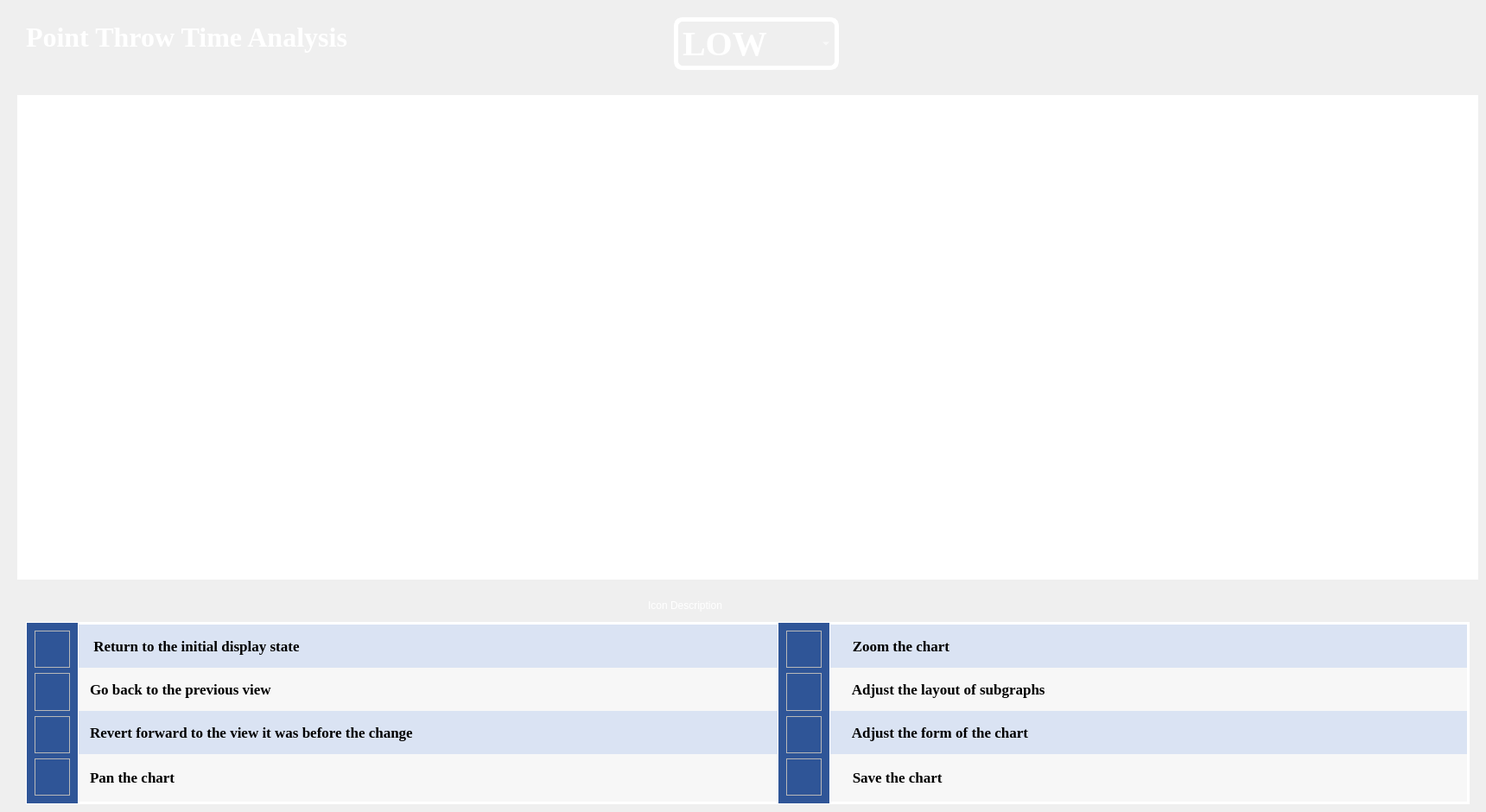
    <widget class="QWidget" name="page_8">
     <widget class="QLabel" name="label_10">
      <property name="geometry">
       <rect>
        <x>30</x>
        <y>20</y>
        <width>471</width>
        <height>45</height>
       </rect>
      </property>
      <property name="font">
       <font>
        <family>Times New Roman</family>
        <pointsize>24</pointsize>
        <weight>75</weight>
        <italic>false</italic>
        <bold>true</bold>
       </font>
      </property>
      <property name="styleSheet">
       <string notr="true">font: bold 24pt &quot;Times New Roman&quot;;
color: rgb(255, 255, 255);</string>
      </property>
      <property name="text">
       <string>Point Throw Time Analysis</string>
      </property>
     </widget>
     <widget class="QComboBox" name="comboBox_25">
      <property name="geometry">
       <rect>
        <x>780</x>
        <y>20</y>
        <width>191</width>
        <height>61</height>
       </rect>
      </property>
      <property name="font">
       <font>
        <family>Times New Roman</family>
        <pointsize>30</pointsize>
        <weight>75</weight>
        <bold>true</bold>
       </font>
      </property>
      <property name="styleSheet">
       <string notr="true">
QComboBox {
    padding: 5px;
    border: 5px solid rgb(255, 255, 255);
    border-radius: 10px;
background-color:transparent;
color:rgb(255, 255, 255)
}
QComboBox::drop-down {
    width: 20px;  /* 下拉箭头宽度 */
}</string>
      </property>
      <item>
       <property name="text">
        <string>LOW</string>
       </property>
      </item>
      <item>
       <property name="text">
        <string>SHS</string>
       </property>
      </item>
      <item>
       <property name="text">
        <string>KOT</string>
       </property>
      </item>
      <item>
       <property name="text">
        <string>UNI</string>
       </property>
      </item>
      <item>
       <property name="text">
        <string>TAP</string>
       </property>
      </item>
      <item>
       <property name="text">
        <string>ADM</string>
       </property>
      </item>
      <item>
       <property name="text">
        <string>EXC</string>
       </property>
      </item>
      <item>
       <property name="text">
        <string>NHUH</string>
       </property>
      </item>
      <item>
       <property name="text">
        <string>MKK</string>
       </property>
      </item>
      <item>
       <property name="text">
        <string>TAW</string>
       </property>
      </item>
      <item>
       <property name="text">
        <string>SHT</string>
       </property>
      </item>
      <item>
       <property name="text">
        <string>FOT</string>
       </property>
      </item>
      <item>
       <property name="text">
        <string>FAN</string>
       </property>
      </item>
      <item>
       <property name="text">
        <string>LMC</string>
       </property>
      </item>
      <item>
       <property name="text">
        <string>HUH</string>
       </property>
      </item>
      <item>
       <property name="text">
        <string>RAC</string>
       </property>
      </item>
      <item>
       <property name="text">
        <string>TWO</string>
       </property>
      </item>
     </widget>
     <widget class="QLabel" name="label_34">
      <property name="geometry">
       <rect>
        <x>750</x>
        <y>680</y>
        <width>281</width>
        <height>41</height>
       </rect>
      </property>
      <property name="styleSheet">
       <string notr="true">font: bold 24pt &quot;Times New Roman&quot;;
color: rgb(255, 255, 255);</string>
      </property>
      <property name="text">
       <string>Icon Description</string>
      </property>
     </widget>
     <widget class="QFrame" name="frame_29">
      <property name="geometry">
       <rect>
        <x>20</x>
        <y>110</y>
        <width>1691</width>
        <height>561</height>
       </rect>
      </property>
      <property name="styleSheet">
       <string notr="true">#frame_29{
 border-radius: 0px;           /* 直角边框 */
	background-color: rgb(255, 255, 255);
}</string>
      </property>
      <property name="frameShape">
       <enum>QFrame::StyledPanel</enum>
      </property>
      <property name="frameShadow">
       <enum>QFrame::Raised</enum>
      </property>
     </widget>
     <widget class="QFrame" name="frame_16">
      <property name="geometry">
       <rect>
        <x>30</x>
        <y>720</y>
        <width>61</width>
        <height>211</height>
       </rect>
      </property>
      <property name="styleSheet">
       <string notr="true">#frame_16{
 border-radius: 0px;           /* 直角边框 */
	border: 1px solid white;
	background-color: rgb(47, 85, 151);
}</string>
      </property>
      <property name="frameShape">
       <enum>QFrame::StyledPanel</enum>
      </property>
      <property name="frameShadow">
       <enum>QFrame::Raised</enum>
      </property>
      <layout class="QVBoxLayout" name="verticalLayout_2">
       <item>
        <widget class="QFrame" name="frame_17">
         <property name="minimumSize">
          <size>
           <width>0</width>
           <height>0</height>
          </size>
         </property>
         <property name="styleSheet">
          <string notr="true">border-image: url(:/icons/icons/home.png);</string>
         </property>
         <property name="frameShape">
          <enum>QFrame::StyledPanel</enum>
         </property>
         <property name="frameShadow">
          <enum>QFrame::Raised</enum>
         </property>
        </widget>
       </item>
       <item>
        <widget class="QFrame" name="frame_18">
         <property name="styleSheet">
          <string notr="true">border-image: url(:/icons/icons/z.png);</string>
         </property>
         <property name="frameShape">
          <enum>QFrame::StyledPanel</enum>
         </property>
         <property name="frameShadow">
          <enum>QFrame::Raised</enum>
         </property>
        </widget>
       </item>
       <item>
        <widget class="QFrame" name="frame_19">
         <property name="styleSheet">
          <string notr="true">border-image: url(:/icons/icons/y.png);</string>
         </property>
         <property name="frameShape">
          <enum>QFrame::StyledPanel</enum>
         </property>
         <property name="frameShadow">
          <enum>QFrame::Raised</enum>
         </property>
        </widget>
       </item>
       <item>
        <widget class="QFrame" name="frame_31">
         <property name="styleSheet">
          <string notr="true">border-image: url(:/icons/icons/sxzy.png);</string>
         </property>
         <property name="frameShape">
          <enum>QFrame::StyledPanel</enum>
         </property>
         <property name="frameShadow">
          <enum>QFrame::Raised</enum>
         </property>
        </widget>
       </item>
      </layout>
     </widget>
     <widget class="QTableWidget" name="tableWidget_15">
      <property name="geometry">
       <rect>
        <x>30</x>
        <y>720</y>
        <width>1671</width>
        <height>211</height>
       </rect>
      </property>
      <property name="font">
       <font>
        <family>Times New Roman</family>
        <pointsize>13</pointsize>
        <weight>75</weight>
        <italic>false</italic>
        <bold>true</bold>
       </font>
      </property>
      <property name="styleSheet">
       <string notr="true">QTableWidget {
    background-color: white;      /* 白色背景 */
    border: 3px solid white;      /* 白色边框 */
    border-radius: 0px;           /* 直角边框 */
	font: 13pt &quot;Times New Roman&quot;;
color:black;
}
QHeaderView::section {
    background-color: #2f5597;
    color: white;
padding:0px;
	font: bold 16pt &quot;Times New Roman&quot;;
gridline-color: #2f5597;
}
QTableView {
background-color:rgb(218, 227, 243);    
/*alternate-background-color: #bfbfbf;*/
gridline-color: #a6a6a6;
text-align: center;
	font: bold 13pt &quot;Times New Roman&quot;;
}</string>
      </property>
      <property name="alternatingRowColors">
       <bool>true</bool>
      </property>
      <property name="showGrid">
       <bool>false</bool>
      </property>
      <property name="wordWrap">
       <bool>true</bool>
      </property>
      <property name="rowCount">
       <number>4</number>
      </property>
      <property name="columnCount">
       <number>2</number>
      </property>
      <attribute name="horizontalHeaderVisible">
       <bool>false</bool>
      </attribute>
      <attribute name="horizontalHeaderCascadingSectionResizes">
       <bool>false</bool>
      </attribute>
      <attribute name="horizontalHeaderMinimumSectionSize">
       <number>100</number>
      </attribute>
      <attribute name="horizontalHeaderDefaultSectionSize">
       <number>700</number>
      </attribute>
      <attribute name="horizontalHeaderHighlightSections">
       <bool>false</bool>
      </attribute>
      <attribute name="horizontalHeaderShowSortIndicator" stdset="0">
       <bool>true</bool>
      </attribute>
      <attribute name="horizontalHeaderStretchLastSection">
       <bool>true</bool>
      </attribute>
      <attribute name="verticalHeaderVisible">
       <bool>false</bool>
      </attribute>
      <attribute name="verticalHeaderCascadingSectionResizes">
       <bool>false</bool>
      </attribute>
      <attribute name="verticalHeaderMinimumSectionSize">
       <number>50</number>
      </attribute>
      <attribute name="verticalHeaderDefaultSectionSize">
       <number>50</number>
      </attribute>
      <attribute name="verticalHeaderHighlightSections">
       <bool>false</bool>
      </attribute>
      <attribute name="verticalHeaderShowSortIndicator" stdset="0">
       <bool>true</bool>
      </attribute>
      <attribute name="verticalHeaderStretchLastSection">
       <bool>true</bool>
      </attribute>
      <row/>
      <row/>
      <row/>
      <row/>
      <column>
       <property name="text">
        <string/>
       </property>
      </column>
      <column>
       <property name="text">
        <string/>
       </property>
      </column>
      <item row="0" column="0">
       <property name="text">
        <string>                 Return to the initial display state</string>
       </property>
      </item>
      <item row="0" column="1">
       <property name="text">
        <string>                                                           Zoom the chart</string>
       </property>
      </item>
      <item row="1" column="0">
       <property name="text">
        <string>                Go back to the previous view</string>
       </property>
      </item>
      <item row="1" column="1">
       <property name="text">
        <string>                                                           Adjust the layout of subgraphs</string>
       </property>
      </item>
      <item row="2" column="0">
       <property name="text">
        <string>                Revert forward to the view it was before the change</string>
       </property>
      </item>
      <item row="2" column="1">
       <property name="text">
        <string>                                                           Adjust the form of the chart</string>
       </property>
      </item>
      <item row="3" column="0">
       <property name="text">
        <string>                Pan the chart</string>
       </property>
      </item>
      <item row="3" column="1">
       <property name="text">
        <string>                                                           Save the chart</string>
       </property>
      </item>
     </widget>
     <widget class="QFrame" name="frame_32">
      <property name="geometry">
       <rect>
        <x>900</x>
        <y>720</y>
        <width>61</width>
        <height>211</height>
       </rect>
      </property>
      <property name="styleSheet">
       <string notr="true">#frame_32{
 border-radius: 0px;           /* 直角边框 */
	border: 1px solid white;
	background-color: rgb(47, 85, 151);
}</string>
      </property>
      <property name="frameShape">
       <enum>QFrame::StyledPanel</enum>
      </property>
      <property name="frameShadow">
       <enum>QFrame::Raised</enum>
      </property>
      <layout class="QVBoxLayout" name="verticalLayout_7">
       <item>
        <widget class="QFrame" name="frame_33">
         <property name="styleSheet">
          <string notr="true">border-image: url(:/icons/icons/Search.png);</string>
         </property>
         <property name="frameShape">
          <enum>QFrame::StyledPanel</enum>
         </property>
         <property name="frameShadow">
          <enum>QFrame::Raised</enum>
         </property>
        </widget>
       </item>
       <item>
        <widget class="QFrame" name="frame_34">
         <property name="styleSheet">
          <string notr="true">border-image: url(:/icons/icons/control.png);</string>
         </property>
         <property name="frameShape">
          <enum>QFrame::StyledPanel</enum>
         </property>
         <property name="frameShadow">
          <enum>QFrame::Raised</enum>
         </property>
        </widget>
       </item>
       <item>
        <widget class="QFrame" name="frame_35">
         <property name="styleSheet">
          <string notr="true">border-image: url(:/icons/icons/increase.png);</string>
         </property>
         <property name="frameShape">
          <enum>QFrame::StyledPanel</enum>
         </property>
         <property name="frameShadow">
          <enum>QFrame::Raised</enum>
         </property>
        </widget>
       </item>
       <item>
        <widget class="QFrame" name="frame_36">
         <property name="styleSheet">
          <string notr="true">border-image: url(:/icons/icons/save.png);</string>
         </property>
         <property name="frameShape">
          <enum>QFrame::StyledPanel</enum>
         </property>
         <property name="frameShadow">
          <enum>QFrame::Raised</enum>
         </property>
        </widget>
       </item>
      </layout>
     </widget>
     <zorder>label_10</zorder>
     <zorder>comboBox_25</zorder>
     <zorder>label_34</zorder>
     <zorder>frame_29</zorder>
     <zorder>tableWidget_15</zorder>
     <zorder>frame_16</zorder>
     <zorder>frame_32</zorder>
    </widget>
